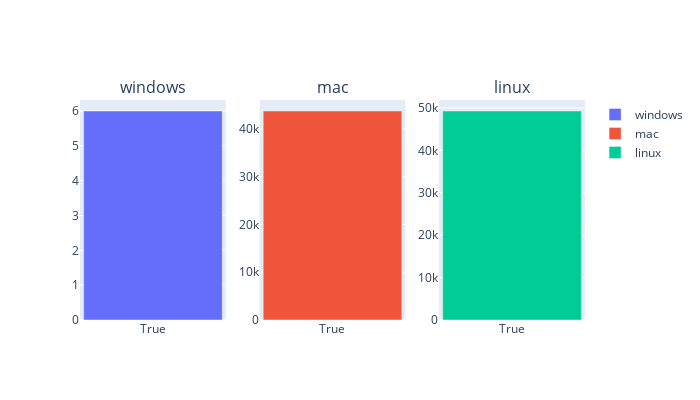

Notebook source saved alongside this figure:
### Code cell
fig = make_subplots(rows=1, cols=3, subplot_titles=('windows', 'mac', 'linux'))
L= len(gamedf)

cnames = list(gamedf[['windows', 'mac', 'linux']])
for k, name in enumerate(cnames):
    n_true = gamedf[name].sum()
    fig.add_trace(go.Bar(x=['True'], y=[L-n_true], name=name ), 1,k+1)
    
fig.update_layout(barmode='relative',  bargap=0.05, width=700, height=400)

### Figure 1 — Plotly figure (JSON) as saved in the notebook; plotly's stock layout.template omitted (floating-point values rounded to 4 significant figures)
{"data": [{"name": "windows", "type": "bar", "x": ["True"], "xaxis": "x", "y": [6], "yaxis": "y"}, {"name": "mac", "type": "bar", "x": ["True"], "xaxis": "x2", "y": [43756], "yaxis": "y2"}, {"name": "linux", "type": "bar", "x": ["True"], "xaxis": "x3", "y": [49271], "yaxis": "y3"}], "layout": {"annotations": [{"font": {"size": 16}, "showarrow": false, "text": "windows", "x": 0.1444, "xanchor": "center", "xref": "paper", "y": 1, "yanchor": "bottom", "yref": "paper"}, {"font": {"size": 16}, "showarrow": false, "text": "mac", "x": 0.5, "xanchor": "center", "xref": "paper", "y": 1, "yanchor": "bottom", "yref": "paper"}, {"font": {"size": 16}, "showarrow": false, "text": "linux", "x": 0.8556, "xanchor": "center", "xref": "paper", "y": 1, "yanchor": "bottom", "yref": "paper"}], "bargap": 0.05, "barmode": "relative", "height": 400, "width": 700, "xaxis": {"anchor": "y", "domain": [0, 0.2889]}, "xaxis2": {"anchor": "y2", "domain": [0.3556, 0.6444]}, "xaxis3": {"anchor": "y3", "domain": [0.7111, 1]}, "yaxis": {"anchor": "x", "domain": [0, 1]}, "yaxis2": {"anchor": "x2", "domain": [0, 1]}, "yaxis3": {"anchor": "x3", "domain": [0, 1]}}}
